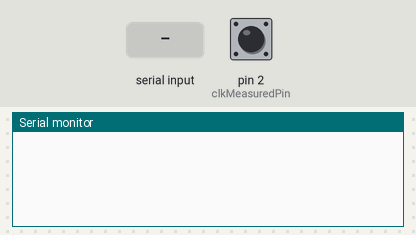
Bench run of a sketch on a simulated Arduino Uno, built with avr-gcc and run on an emulated ATmega328P. Shown: the last lines printed to the serial monitor. Inputs (shaded band) come from the test bench; at power-on: pin 2 (clkMeasuredPin) HIGH.

Above: at 1.2 s.
1.3 s: pin 2 (clkMeasuredPin) pulled LOW for 0.15 s
At 2.6 s:
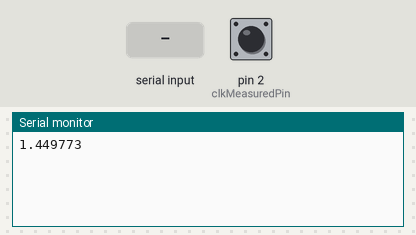
2.9 s: "S" received over Serial
At 3.4 s:
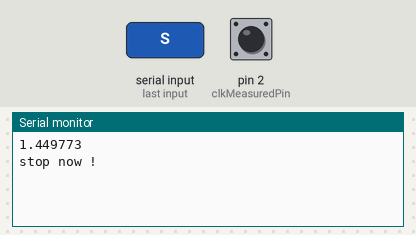
4.4 s: pin 2 (clkMeasuredPin) pulled LOW for 1 s
At 6.5 s:
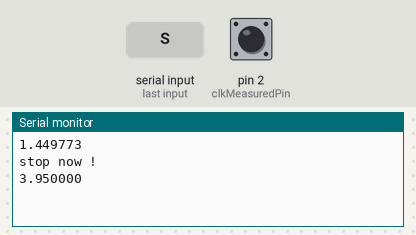

Measured:
- after the input at 1.3 s, the serial monitor: prints a new line after 0.15 s (image 1)
- after the input at 2.9 s, the serial monitor: prints a new line at once (image 2)
- after the input at 4.4 s, the serial monitor: prints a new line after 1.0 s (image 3)

The sketch:

task-jitter-measurement.ino
```cpp
//timer1 will interrupt when run full scale 16 bit (use TOV1 interrupt - timer overflow)
//Prescale = 1;
// interrupt frequency = 16000000/65536
#define CIRCULAR_BUFFER_XS
//#define CIRCULAR_BUFFER_INT_SAFE
#include <CircularBuffer.h>
CircularBuffer<volatile float, 100> buffer;

const byte clkMeasuredPin = 2;

enum STATE
{
  RUN,
  STOP,
  UNCHANGE
};
STATE ARDUINO_STATE = RUN;

void setup()
{
  //init Serial communication to PC
  Serial.begin(115200);

  //---set up timer 1------------------------------------------
  noInterrupts(); //Stop interrrupt;

  //set timer1 interrupt at 16MhZ
  TCCR1A = 0; // set entire TCCR1A register to 0
  TCCR1B = 0; // same for TCCR1B
  TCNT1 = 0;  //initialize counter value to 0

  //turn on Normal mode (mode 0)
  //, no need to do any thing as all value is 0
  TCCR1A |= (0 << WGM11) | (0 << WGM10);

  //Set prescaler is 1
  TCCR1B |= (1 << CS10) | (0 << WGM12) | (0 << WGM13);

  //Enable timer overflow interrupt TOV1
  TIMSK1 |= (1 << TOIE1);

  //allow interrupt
  sei();

  //setup hardware interrupt
  //if the internal pull-up resistor for pin 2
  //(interrupt 0) is enabled by adding the line:
  pinMode(clkMeasuredPin, INPUT_PULLUP);

  attachInterrupt(digitalPinToInterrupt(clkMeasuredPin), CLK_DECT, RISING);
}

//declare a counter to count every time timer is overflow
unsigned long counter = 0;

ISR(TIMER1_OVF_vect)
{
  counter += 1;
}

char oldSREG;                                   //store old config register
float period = 0;                               //amended to hold more than 65536 (could be nearly double this)
unsigned int current_TCNT1, previous_TCNT1 = 0; // store value of timer 1

//callback function when edge is detected
void CLK_DECT()
{
  //need to disable interrupt while reading timer01 value, store config register in a oldSRED
  oldSREG = SREG;

  //disable interrupt before reading timer value.
  noInterrupts();

  //read current value of timer01 - 16bit
  current_TCNT1 = TCNT1;

  //push back config register
  SREG = oldSREG;

  //calculate clock input period, comment this part if you wanna calculate the period on server.
  period = (counter * 65536.0 + current_TCNT1 - previous_TCNT1) / 16e6;

  //if (ARDUINO_STATE == RUN)
  {
    /*  Serial.print(timer01_value);  Serial.print(",");
    Serial.print(counter);Serial.print(",");
    Serial.println(1/period,5);*/
  }

  //push value in ringbuffer
  //    buffer.push(current_TCNT1);
  //    buffer.push(counter);

  // push frequency into buffer
  buffer.push(period);

  // store current value of timer01 to previous_TCNT1
  previous_TCNT1 = current_TCNT1;

  //reset counter of timer interrupt.
  counter = 0;
}

//declare variables for upload data to
//unsigned short dataSize;
String valueString = "";
char str[20];

//unsigned long delayStep = 1000000;
//bool en_delayStep = 1;
void loop()
{

  //  if (delayStep ==0)
  //  {
  //     analogWrite(ENABLE_MOTOR_PIN,64);
  //     en_delayStep = 0;
  //  }
  //  if (en_delayStep)  delayStep --;
  // put your main code here, to run repeatedly:
  //  Serial.println(counter);
  //  delay(500);
  //if (!buffer.isEmpty())
  //{
  //    Serial.print(buffer.shift());
  //    Serial.print(",");
  //}
  if (!buffer.isEmpty())
  {
    //dataSize = buffer.size();
    //while (1)
    //  Serial.print(buffer.capacity()); Serial.print(",");
    {
      //  Serial.print(buffer.available()); Serial.print(",");
      //Serial.print(buffer.available()); Serial.print(",");
      //Serial.print(buffer.shift()); Serial.print(",");
      //Serial.println(buffer.shift());
      dtostrf(buffer.shift(), 4, 6, str); //4 is mininum width, 6 is precision
      //Serial.print("val: ");
      //Serial.println(val);
      //val += 5.0;
      valueString = str;
      cli();
      Serial.println(valueString);
      sei();
      //  dataSize--;
      //if (dataSize == 0) break;
    }
  }
}
void serialEvent()
{
  while (Serial.available())
  {
    // get the new byte:
    char inChar = (char)Serial.read();
    //Serial.println(inChar);

    // add it to the inputString:
    //inputString += inChar;

    // if the incoming character is a newline, set a flag so the main loop can
    // do something about it:
    if (inChar == 'S')
    {
      //stringComplete = true;
      Serial.println("stop now !");
      ARDUINO_STATE = STOP;
    }
    if (inChar == 'R')
    {
      //stringComplete = true;
      ARDUINO_STATE = RUN;
    }
  }
}
```
